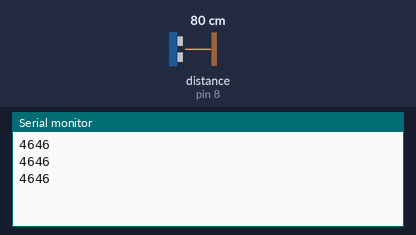
The sketch below on a simulated Arduino Uno, built with avr-gcc and run on an emulated ATmega328P. On the bench: the last lines printed to the serial monitor. Wiring (inferred from the names in the program): ultrasonic range finder: trigger pin 7; echo pin 8. Inputs (shaded band) come from the test bench; at power-on: distance to the obstacle (sensor on pin 8) 80 cm. The echo pulse lasts 58.3 µs per cm.

Above: at 1.7 s.
1.8 s: distance to the obstacle (sensor on pin 8) set to 2 cm
At 2.9 s:
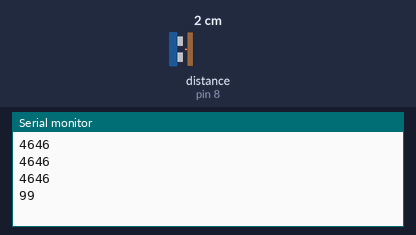
3.3 s: distance to the obstacle (sensor on pin 8) set to 4 cm
At 5.0 s:
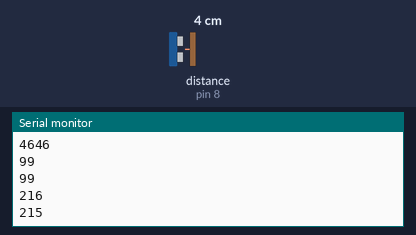
Timing chart, 0 to 6.5 s (numbered marks = the images above; inputs shaded):
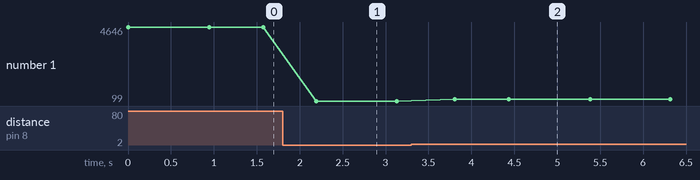

The sketch:

RecordSonar.ino
```cpp
// (licence header left out)
//================================================================
// Hardware definitions. You will need to customize this for your specific hardware.
const int sonarTriggerPin = 7;    // Specify a pin for a sonar trigger output.
const int sonarEchoPin    = 8;    // Specify a pin for a sonar echo input.

//================================================================
// Set the serial port transmission rate. The baud rate is the number of bits
// per second.
const long BAUD_RATE = 115200;

//================================================================
// This function is called once after reset to initialize the program.
void setup()
{
  // Initialize the Serial port for host communication.
  Serial.begin(BAUD_RATE);

  // Initialize the digital input/output pins.
  pinMode(sonarTriggerPin, OUTPUT);
  pinMode(sonarEchoPin, INPUT);
}

//================================================================
// This function is called repeatedly to handle all I/O and periodic processing.
// This loop should never be allowed to stall or block so that all tasks can be
// constantly serviced.
void loop()
{
  // Calculate the interval in microseconds since the last polling cycle.
  static unsigned long last_time = 0;
  unsigned long now = micros();
  unsigned long interval = now - last_time;
  last_time = now;

  // Poll the sonar at regular intervals.
  static long sonar_timer = 0;
  sonar_timer -= interval;
  if (sonar_timer < 0) {
    sonar_timer += 100000; // 10 Hz sampling rate

    // Generate a short trigger pulse.
    digitalWrite(sonarTriggerPin, HIGH);
    delayMicroseconds(10);
    digitalWrite(sonarTriggerPin, LOW);

    // Measure the echo pulse length.  The ~12 ms timeout is chosen for a maximum
    // range of 2 meters assuming sound travels at 340 meters/sec.  With a round
    // trip of 4 meters distance, the maximum ping time is 4/340 = 0.0118
    // seconds.  You may wish to customize this for your particular hardware.
    const unsigned long TIMEOUT = 11800;
    unsigned long ping_time = pulseIn(sonarEchoPin, HIGH, TIMEOUT);

    // The no-ping condition is returned as zero, and will appear so in the data.
    Serial.println(ping_time);
  }
}
```

Measured:
- after the input at 1.8 s, the serial monitor: prints a new line after 0.39 s (image 1)
- after the input at 3.3 s, the serial monitor: prints a new line after 0.50 s (image 2)
- plotted number 1: 4646 → 99 after the input at 1.8 s, 99 → 215 after the input at 3.3 s
